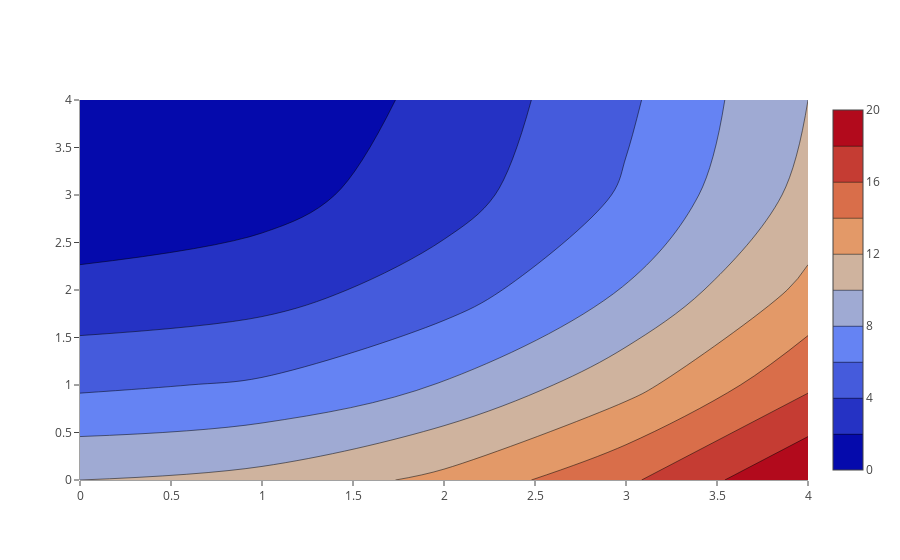

Here is the notebook cell this chart was saved with:
### Markdown cell above
# Basic Contour Plot

### Code cell
import plotly.plotly as py
import plotly.graph_objs as go

data = [
    go.Contour(
        z=[[10, 10.625, 12.5, 15.625, 20],
           [5.625, 6.25, 8.125, 11.25, 15.625],
           [2.5, 3.125, 5., 8.125, 12.5],
           [0.625, 1.25, 3.125, 6.25, 10.625],
           [0, 0.625, 2.5, 5.625, 10]]
    )
]
pyo.iplot(data)

### Figure 1 — Plotly figure (JSON) as saved in the notebook; plotly's stock layout.template omitted (floating-point values rounded to 4 significant figures)
{"data": [{"type": "contour", "uid": "d374aa6c-c035-40c4-a1c9-3a3f0ed593f4", "z": [[10, 10.62, 12.5, 15.62, 20], [5.625, 6.25, 8.125, 11.25, 15.62], [2.5, 3.125, 5, 8.125, 12.5], [0.625, 1.25, 3.125, 6.25, 10.62], [0, 0.625, 2.5, 5.625, 10]]}], "layout": {}}
